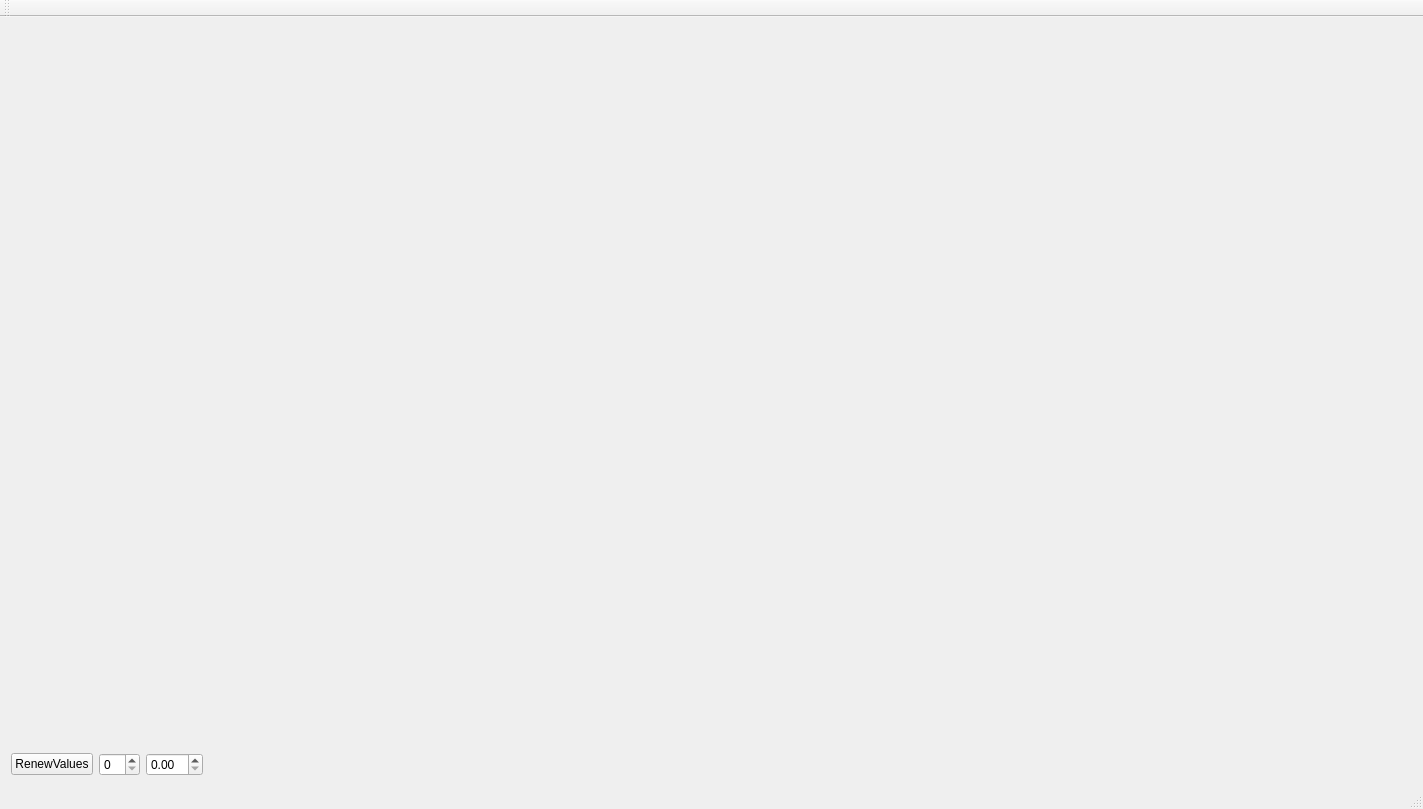
<?xml version="1.0" encoding="UTF-8"?>
<ui version="4.0">
 <class>QtGuiApplication1Class</class>
 <widget class="QMainWindow" name="QtGuiApplication1Class">
  <property name="geometry">
   <rect>
    <x>0</x>
    <y>0</y>
    <width>1423</width>
    <height>809</height>
   </rect>
  </property>
  <property name="windowTitle">
   <string>QtGuiApplication1</string>
  </property>
  <widget class="QWidget" name="centralWidget">
   <layout class="QVBoxLayout" name="verticalLayout_2">
    <item>
     <layout class="QVBoxLayout" name="verticalLayout">
      <item>
       <widget class="TimeScale" name="widget" native="true"/>
      </item>
     </layout>
    </item>
    <item>
     <spacer name="verticalSpacer">
      <property name="orientation">
       <enum>Qt::Vertical</enum>
      </property>
      <property name="sizeHint" stdset="0">
       <size>
        <width>20</width>
        <height>40</height>
       </size>
      </property>
     </spacer>
    </item>
    <item>
     <layout class="QHBoxLayout" name="horizontalLayout">
      <item>
       <widget class="QPushButton" name="pushButton_2">
        <property name="text">
         <string>RenewValues</string>
        </property>
       </widget>
      </item>
      <item>
       <widget class="QSpinBox" name="spinBoxBookmarkCount"/>
      </item>
      <item>
       <widget class="QDoubleSpinBox" name="doubleSpinBoxBookMarkDuratation"/>
      </item>
      <item>
       <spacer name="horizontalSpacer">
        <property name="orientation">
         <enum>Qt::Horizontal</enum>
        </property>
        <property name="sizeHint" stdset="0">
         <size>
          <width>40</width>
          <height>20</height>
         </size>
        </property>
       </spacer>
      </item>
     </layout>
    </item>
   </layout>
  </widget>
  <widget class="QMenuBar" name="menuBar">
   <property name="geometry">
    <rect>
     <x>0</x>
     <y>0</y>
     <width>1423</width>
     <height>26</height>
    </rect>
   </property>
  </widget>
  <widget class="QToolBar" name="mainToolBar">
   <attribute name="toolBarArea">
    <enum>TopToolBarArea</enum>
   </attribute>
   <attribute name="toolBarBreak">
    <bool>false</bool>
   </attribute>
  </widget>
  <widget class="QStatusBar" name="statusBar"/>
 </widget>
 <layoutdefault spacing="6" margin="11"/>
 <customwidgets>
  <customwidget>
   <class>TimeScale</class>
   <extends>QWidget</extends>
   <header>timescale.h</header>
   <container>1</container>
  </customwidget>
 </customwidgets>
 <resources>
  <include location="QtGuiApplication1.qrc"/>
 </resources>
 <connections/>
</ui>
